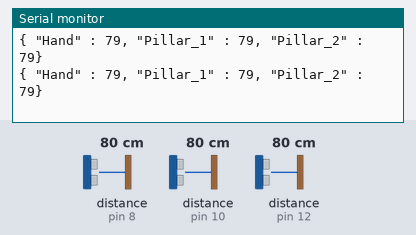
Simulated run of this sketch. Board: Arduino Uno, built with avr-gcc and run on an emulated ATmega328P. On the bench: the last lines printed to the serial monitor. Wiring (inferred from the names in the program): 3 × ultrasonic range finder: trigger pin 9, echo pin 8 / trigger pin 11, echo pin 10 / trigger pin 13, echo pin 12. The test bench sets the inputs (shaded band); at power-on: distance to the obstacle (sensors on pin 8, pin 10, pin 12) 80 cm. The echo pulse lasts 58.3 µs per cm.

Above: at 1.2 s.
1.3 s: distance to the obstacle (sensor on pin 8) set to 2 cm
At 1.63 s:
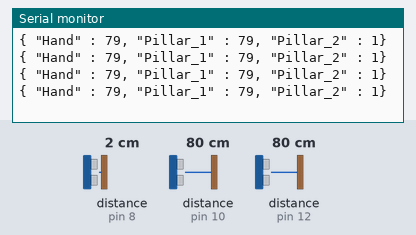
4.3 s: distance to the obstacle (sensor on pin 10) set to 2 cm
At 4.49 s:
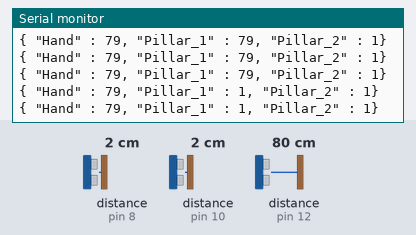
7.3 s: distance to the obstacle (sensor on pin 12) set to 60 cm
At 7.4 s:
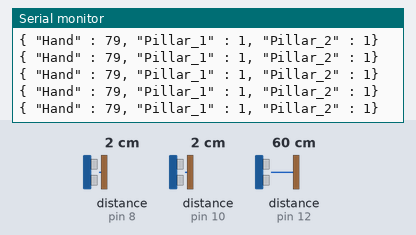
10.3 s: distance to the obstacle (sensor on pin 8) set to 4 cm
At 10.4 s:
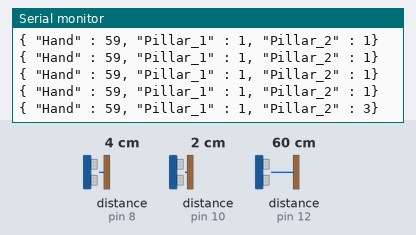
13.3 s: distance to the obstacle (sensor on pin 10) set to 250 cm
At 13.3 s:
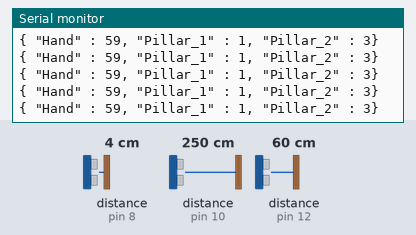
16.3 s: distance to the obstacle (sensor on pin 12) set to 9 cm
At 16.48 s:
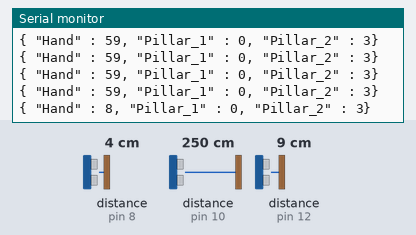
Timing chart, 0 to 19.3 s (numbered marks = the images above; inputs shaded):
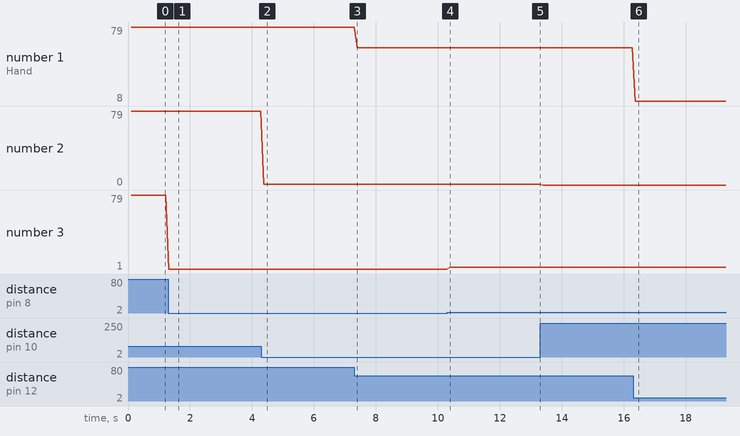

Measured:
- after the input at 1.3 s, the serial monitor: prints a new line at once (image 1)
- after the input at 4.3 s, the serial monitor: prints a new line after 0.08 s (image 2)
- after the input at 10.3 s, the serial monitor: prints a new line after 0.10 s (image 4)
- after the input at 16.3 s, the serial monitor: prints a new line after 0.07 s (image 6)
- plotted number 1: 79 → 59 after the input at 7.3 s, 59 → 8 after the input at 16.3 s
- plotted number 2: 1 → 0 after the input at 13.3 s
- plotted number 3: 1 → 3 after the input at 10.3 s

The sketch:

ExhibitionSensors.ino
```cpp
#define trigPin1 13 // Hand
#define echoPin1 12
#define trigPin2 11 // Pillar_1
#define echoPin2 10
#define trigPin3 9 // Pillar_2
#define echoPin3 8

unsigned long last_reading_send;

void setup() {
  Serial.begin (9600);
  pinMode(trigPin1, OUTPUT); // Hand
  pinMode(echoPin1, INPUT);
  pinMode(trigPin2, OUTPUT); // Pillar_1
  pinMode(echoPin2, INPUT);
  pinMode(trigPin3, OUTPUT); // Pillar_2
  pinMode(echoPin3, INPUT);
  last_reading_send = millis();
}

long readDistance(int trigPin, int echoPin) {
  digitalWrite(trigPin, HIGH);
  delayMicroseconds(10); // Added this line
  digitalWrite(trigPin, LOW);  // Added this line
  long duration = pulseIn(echoPin, HIGH, 12000);
  long distance = (duration / 2) / 29.1;
  return distance;
}

void loop() {
  long distance1, distance2, distance3;

  distance1 = readDistance(trigPin1, echoPin1);
  distance2 = readDistance(trigPin2, echoPin2);
  distance3 = readDistance(trigPin3, echoPin3);

  if (millis() - last_reading_send >= 100 ) { // 1/10th second has passed
    Serial.print("{ \"Hand\" : ");
    Serial.print(distance1);
    Serial.print(", \"Pillar_1\" : ");
    Serial.print(distance2);
    Serial.print(", \"Pillar_2\" : ");
    Serial.print(distance3);
    Serial.print("}\n");

    last_reading_send = millis();
  }
}
```
